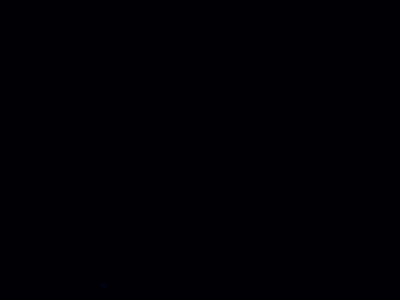
Frame 1 (no input)
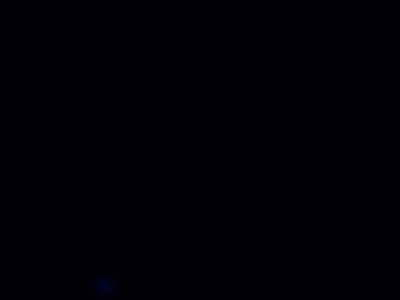
Frame 60 (the mouse pressed at the canvas centre just before this capture)
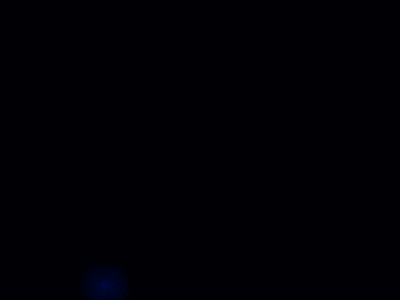
Frame 120 (the mouse held since frame 60 and released just before this capture)

The Processing sketch that drew these frames (run headless with seeded random() and noise(); from frame 60 on, the mouse is pressed at the canvas centre):

// Processing sketch: hue_circle_1
// ── hue_circle_1.pde
float currHue;
float currR;
float currBright;
color currColor;
float currx, curry;
float meanStep = 2;
float varStep = 1;
float brightStep = 10;


void setup(){
  size(400, 300);
  currHue = random(255);
  
  currx = random(width);
  curry = random(height);
  colorMode(HSB, 255);
  background(currHue, 255, 5);
  noStroke();
  fill(currHue, 255, 20);
  ellipse(currx, curry, 5, 5); 
}

void draw(){
  loadPixels();
  color[] pixelCopy = new color[pixels.length];
  arrayCopy(pixels, pixelCopy);
  for (int i=1; i<width-1; i++){
    for(int j=1; j<height-1; j++){
      int pixnum = getPixel(i, j); 
      color c = pixels[pixnum];
      float bc = brightness(c);
      if (bc>7){
        pixelCopy[pixnum] = brighten(c, random(brightStep));
        brightenNear(pixels, pixelCopy, i, j, 1.5); 
      }
      
    }
  }
  arrayCopy(pixelCopy, pixels);
  updatePixels();
}

int getPixel(int i, int j){
  return j*width + i;
}

void brightenNear(color[] pixelarr, color[] pixelto, int i, int j, float b){
  color c = pixelarr[getPixel(i+1, j)];
  pixelto[getPixel(i+1, j)] = brighten(c, random(b));
  c = pixelarr[getPixel(i+1, j+1)];
  pixelto[getPixel(i+1, j+1)] = brighten(c, random(b));
  c = pixelarr[getPixel(i+1, j-1)];
  pixelto[getPixel(i+1, j-1)] = brighten(c, random(b));
  c = pixelarr[getPixel(i-1, j)];
  pixelto[getPixel(i-1, j)] = brighten(c, random(b));
  c = pixelarr[getPixel(i-1, j+1)];
  pixelto[getPixel(i-1, j+1)] = brighten(c, random(b));
  c = pixelarr[getPixel(i-1, j-1)];
  pixelto[getPixel(i-1, j-1)] = brighten(c, random(b));
  c = pixelarr[getPixel(i, j+1)];
  pixelto[getPixel(i, j+1)] = brighten(c, random(b));
  c = pixelarr[getPixel(i, j-1)];
  pixelto[getPixel(i, j-1)] = brighten(c, random(b));
}

color brighten(color c, float b){
  return color(currHue, saturation(c), brightness(c) + b);
}
